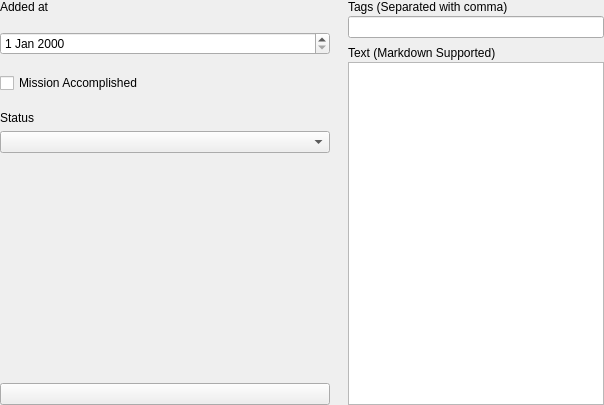
<?xml version="1.0" encoding="UTF-8"?>
<ui version="4.0">
 <class>ContentEdit</class>
 <widget class="QWidget" name="ContentEdit">
  <property name="geometry">
   <rect>
    <x>0</x>
    <y>0</y>
    <width>604</width>
    <height>405</height>
   </rect>
  </property>
  <property name="windowTitle">
   <string>Form</string>
  </property>
  <layout class="QHBoxLayout" name="horizontalLayout" stretch="1,0">
   <property name="spacing">
    <number>18</number>
   </property>
   <property name="leftMargin">
    <number>0</number>
   </property>
   <property name="topMargin">
    <number>0</number>
   </property>
   <property name="rightMargin">
    <number>0</number>
   </property>
   <property name="bottomMargin">
    <number>0</number>
   </property>
   <item>
    <layout class="QVBoxLayout" name="verticalLayout_3">
     <item>
      <widget class="QLabel" name="label">
       <property name="text">
        <string>Added at</string>
       </property>
      </widget>
     </item>
     <item>
      <widget class="QDateEdit" name="dateEdit_add"/>
     </item>
     <item>
      <widget class="QCheckBox" name="checkBox">
       <property name="layoutDirection">
        <enum>Qt::LeftToRight</enum>
       </property>
       <property name="text">
        <string>Mission Accomplished</string>
       </property>
      </widget>
     </item>
     <item>
      <widget class="QStackedWidget" name="stackedWidget">
       <property name="currentIndex">
        <number>0</number>
       </property>
       <widget class="QWidget" name="page_plan">
        <layout class="QVBoxLayout" name="verticalLayout_2">
         <property name="leftMargin">
          <number>0</number>
         </property>
         <property name="topMargin">
          <number>0</number>
         </property>
         <property name="rightMargin">
          <number>0</number>
         </property>
         <property name="bottomMargin">
          <number>0</number>
         </property>
         <item>
          <widget class="QLabel" name="label_3">
           <property name="text">
            <string>Status</string>
           </property>
          </widget>
         </item>
         <item>
          <widget class="QComboBox" name="comboBox_status"/>
         </item>
         <item>
          <spacer name="verticalSpacer">
           <property name="orientation">
            <enum>Qt::Vertical</enum>
           </property>
           <property name="sizeHint" stdset="0">
            <size>
             <width>20</width>
             <height>40</height>
            </size>
           </property>
          </spacer>
         </item>
        </layout>
       </widget>
       <widget class="QWidget" name="page_finish">
        <layout class="QVBoxLayout" name="verticalLayout">
         <property name="leftMargin">
          <number>0</number>
         </property>
         <property name="topMargin">
          <number>0</number>
         </property>
         <property name="rightMargin">
          <number>0</number>
         </property>
         <property name="bottomMargin">
          <number>0</number>
         </property>
         <item>
          <widget class="QLabel" name="label_2">
           <property name="text">
            <string>Finished at</string>
           </property>
          </widget>
         </item>
         <item>
          <widget class="QDateEdit" name="dateEdit_fin"/>
         </item>
         <item>
          <spacer name="verticalSpacer_2">
           <property name="orientation">
            <enum>Qt::Vertical</enum>
           </property>
           <property name="sizeHint" stdset="0">
            <size>
             <width>20</width>
             <height>40</height>
            </size>
           </property>
          </spacer>
         </item>
        </layout>
       </widget>
      </widget>
     </item>
     <item>
      <spacer name="verticalSpacer_3">
       <property name="orientation">
        <enum>Qt::Vertical</enum>
       </property>
       <property name="sizeHint" stdset="0">
        <size>
         <width>20</width>
         <height>40</height>
        </size>
       </property>
      </spacer>
     </item>
     <item>
      <widget class="QPushButton" name="pushButton_delete">
       <property name="text">
        <string/>
       </property>
      </widget>
     </item>
    </layout>
   </item>
   <item>
    <layout class="QVBoxLayout" name="verticalLayout_4">
     <property name="spacing">
      <number>8</number>
     </property>
     <item>
      <layout class="QVBoxLayout" name="verticalLayout_tags">
       <property name="spacing">
        <number>2</number>
       </property>
       <item>
        <widget class="QLabel" name="label_5">
         <property name="sizePolicy">
          <sizepolicy hsizetype="Preferred" vsizetype="Fixed">
           <horstretch>0</horstretch>
           <verstretch>0</verstretch>
          </sizepolicy>
         </property>
         <property name="text">
          <string>Tags (Separated with comma)</string>
         </property>
        </widget>
       </item>
       <item>
        <widget class="SuggestLineEdit" name="lineEdit_tags"/>
       </item>
      </layout>
     </item>
     <item>
      <layout class="QVBoxLayout" name="verticalLayout_text">
       <property name="spacing">
        <number>2</number>
       </property>
       <item>
        <widget class="QLabel" name="label_4">
         <property name="sizePolicy">
          <sizepolicy hsizetype="Preferred" vsizetype="Fixed">
           <horstretch>0</horstretch>
           <verstretch>0</verstretch>
          </sizepolicy>
         </property>
         <property name="text">
          <string>Text (Markdown Supported)</string>
         </property>
        </widget>
       </item>
       <item>
        <widget class="QPlainTextEdit" name="plainTextEdit"/>
       </item>
      </layout>
     </item>
    </layout>
   </item>
  </layout>
 </widget>
 <customwidgets>
  <customwidget>
   <class>SuggestLineEdit</class>
   <extends>QLineEdit</extends>
   <header>widget</header>
  </customwidget>
 </customwidgets>
 <resources/>
 <connections/>
</ui>
